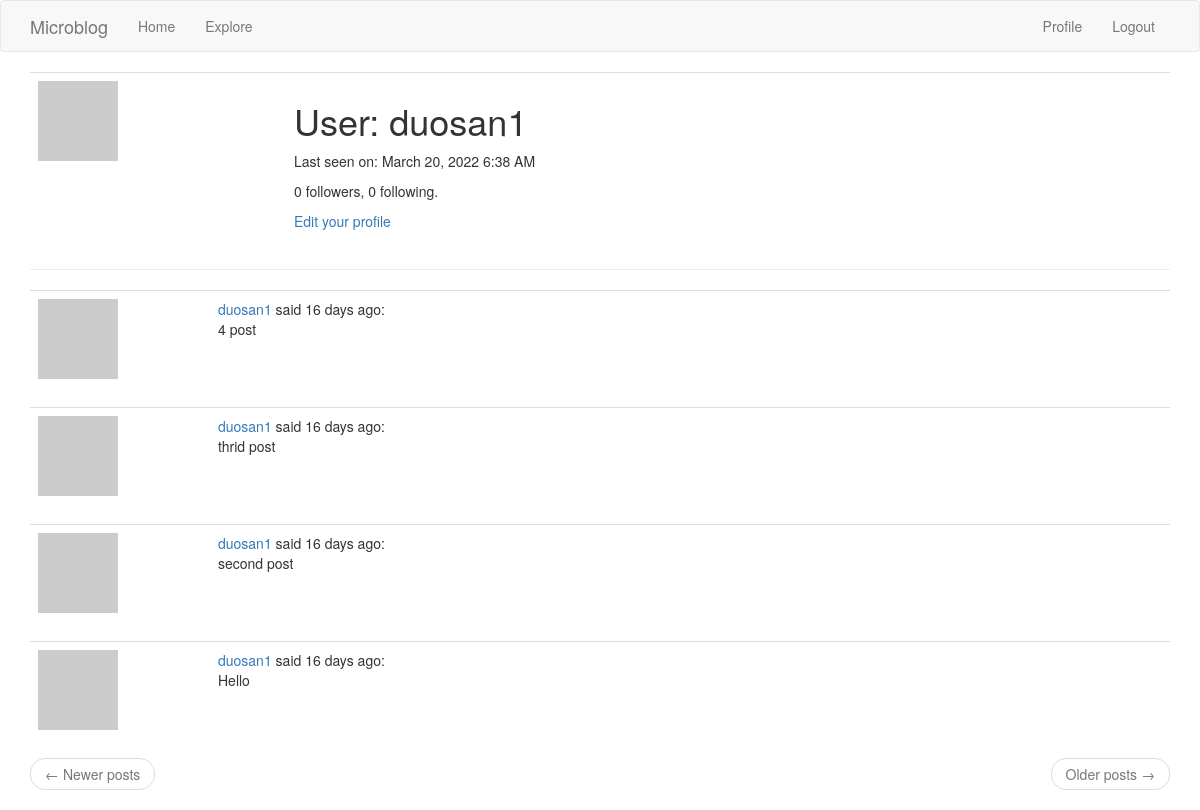
Before: /user/duosan1 (signed in) with the older database file.
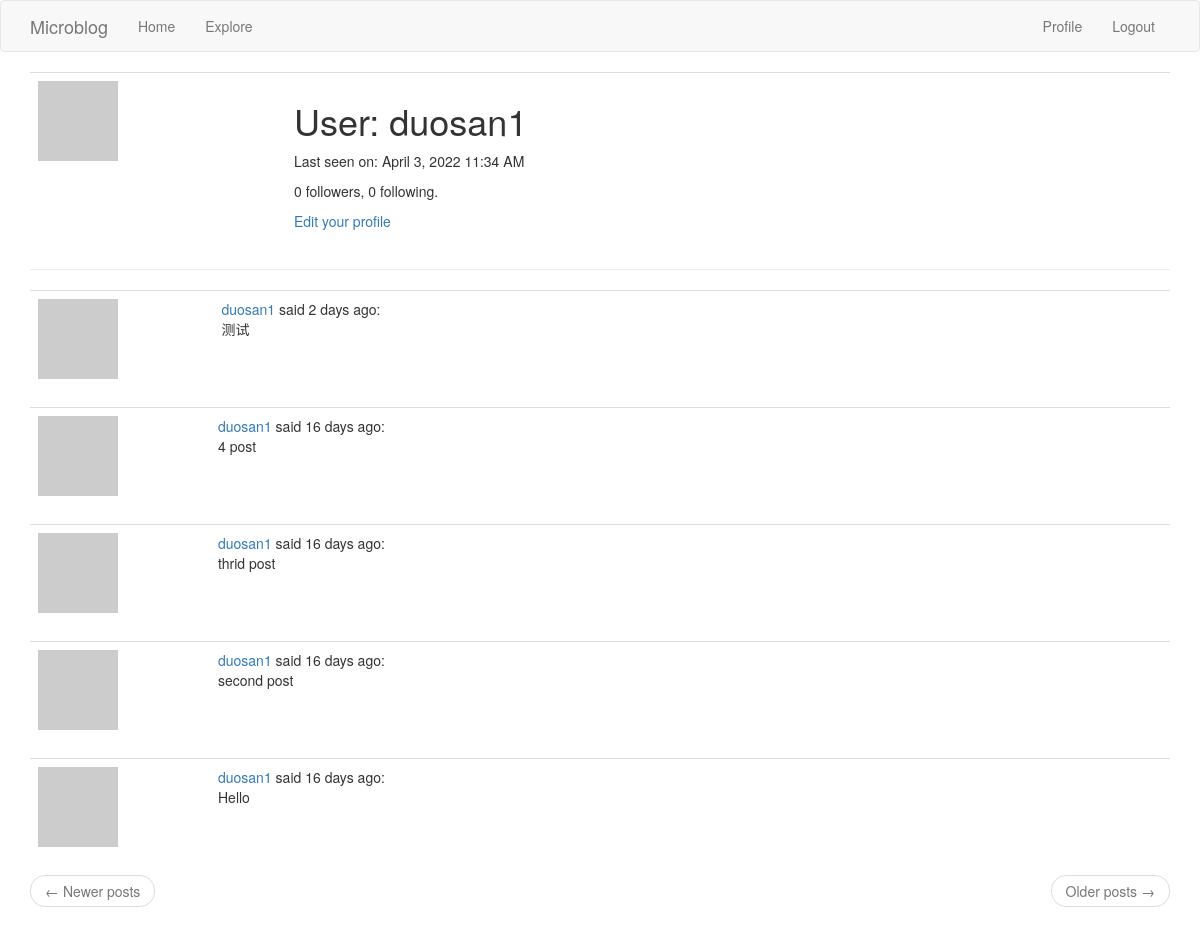
After: the same page with the newer database file.
### app/models.py (models this page shows, shortened)
class User(db.Model, UserMixin):
    id = db.Column(db.Integer, primary_key=True)
    username = db.Column(db.String(64), index=True, unique=True)
    email = db.Column(db.String(120), index=True, unique=True)
    password_hash = db.Column(db.String(128))
    posts = db.relationship("Post", backref="author", lazy="dynamic")
    about_me = db.Column(db.String(140))
    last_seen = db.Column(db.DateTime, default=datetime.utcnow())
    followed = db.relationship(
        "User", secondary=followers,
        primaryjoin=(followers.c.follower_id == id),
        secondaryjoin=(followers.c.followed_id == id),
        backref=db.backref("followers", lazy="dynamic"), lazy="dynamic"
    )
    def avatar(self, size: int):
        print(f"email:{self.email}")
        digest = md5(self.email.lower().encode("utf-8")).hexdigest()
        return (f"https://www.gravatar.com/avatar/{digest}?"
                f"d=identicon&s={size}")

class Post(db.Model):
    id = db.Column(db.Integer, primary_key=True)
    body = db.Column(db.String(140))
    timestamp = db.Column(db.DateTime, index=True, default=datetime.utcnow())
    user_id = db.Column(db.Integer, db.ForeignKey("user.id"))

### app/routes.py (the view)
@app.route("/user/<username>")
@login_required
def user(username):
    user = User.query.filter_by(username=username).first_or_404()
    page = request.args.get("page", default=1, type=int)
    posts = user.posts.order_by(Post.timestamp.desc()).paginate(
        page, app.config["POSTS_PER_PAGE"], False)
    next_url = url_for("user", page=posts.next_num) if posts.has_next else None
    prev_url = url_for("user", page=posts.prev_num) if posts.has_prev else None
    return render_template("user.html", title="user", user=user,
                           posts=posts.items, next_url=next_url,
                           prev_url=prev_url)

### app/models.py (called while the page is built)
@login.user_loader
def load_user(id: str) -> User:
    return User.query.get(int(id))

### app/routes.py (called while the page is built)
@app.before_request
def before_request():
    if current_user.is_authenticated:
        current_user.last_seen = datetime.utcnow()
        db.session.commit()

### app/templates/user.html (shortened to what this page needs)
{% extends "base.html" %}
{% block app_content %}
        <table class="table table-hover">
        <tr>
            <td width="256px"><img src="{{ user.avatar(256) }}"></td>
            <td>
                <h1>User: {{ user.username }}</h1>
                {% if user.last_seen %}
                <p>Last seen on: {{ moment(user.last_seen).format('LLL') }}</p>
                {% endif %}
                <p>{{ user.followers.count() }} followers, {{ user.followed.count() }} following.</p>
                {% if user == current_user %}
                <p><a href="{{ url_for('edit_profile') }}">Edit your profile</a></p>
                {% endif %}
            </td>
        </tr>
    </table>
    <hr>
    {% for post in posts %}
        {% include "_post.html" %}
    {% endfor %}
    <nav aria-label="...">
        <ul class="pager">
            <li class="previous{% if not prev_url %} disabled{% endif %}">
                <a href="{{ prev_url or '#' }}">
                    <span aria-hidden="true">&larr;</span> Newer posts
                </a>
            </li>
            <li class="next{% if not next_url %} disabled{% endif %}">
                <a href="{{ next_url or '#' }}">
                    Older posts <span aria-hidden="true">&rarr;</span>
                </a>
            </li>
        </ul>
    </nav>
{% endblock %}

### app/templates/_post.html
<table class="table table-hover">
    <tr>
        <td width="70px">
            <a href="{{ url_for('user', username=post.author.username) }}">
                <img src="{{ post.author.avatar(70) }}">
            </a>
        <td>
        <td>
            <a href="{{ url_for('user', username=post.author.username) }}">
                {{ post.author.username }}
            </a>
            said {{ moment(post.timestamp).fromNow() }}:
            <br>
            {{ post.body }}
        </td>
    </tr>
</table>

Changed rows visible on the page:
changed User "duosan1": last_seen "March 20, 2022 6:38 AM" → "April 3, 2022 11:34 AM"
added Post: author.username "duosan1", timestamp "2 days ago", body "测试"
